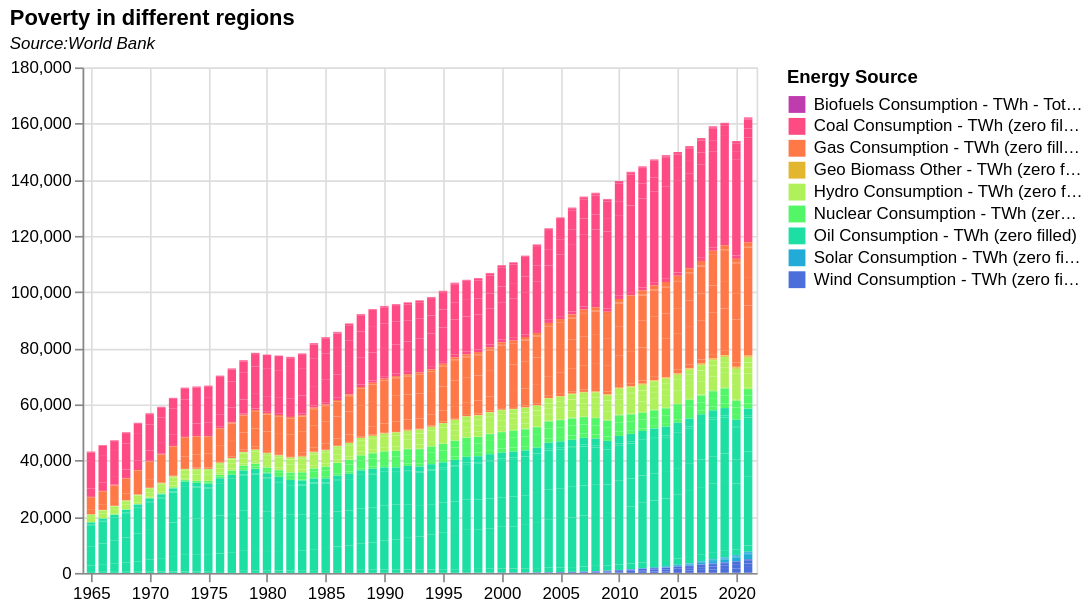

Source (Vega-Lite JSON):
### Vega-Lite specification from a JSON file in a GitHub repository (floating-point values rounded to 4 significant figures; data arrays with more than 128 entries replaced by an {"elided": "..."} marker saying what was removed)
{"$schema": "https://vega.github.io/schema/vega-lite/v5.json", "data": {"values": {"elided": "3078 records"}, "format": {"parse": {"Year": "date"}}}, "title": {"text": "Poverty in different regions", "subtitle": "Source:World Bank", "subtitleFontStyle": "italic", "subtitleFontSize": 10, "anchor": "start", "color": "black"}, "width": 400, "height": 300, "mark": "bar", "encoding": {"x": {"field": "Year", "type": "temporal", "title": null}, "y": {"field": "Energy Consumption", "type": "quantitative", "title": null}, "color": {"field": "Energy Source", "type": "nominal", "scale": {"scheme": "rainbow"}, "legend": {"orient": "right"}}}}
